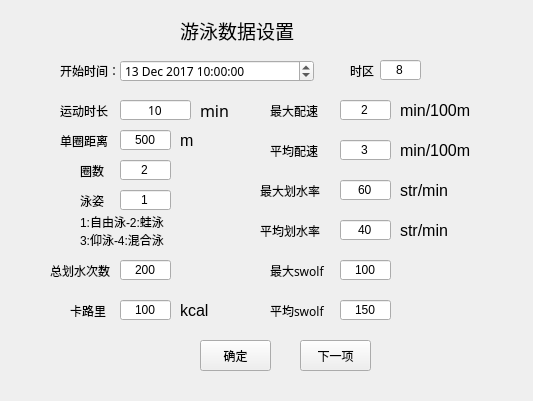
<?xml version="1.0" encoding="UTF-8"?>
<ui version="4.0">
 <class>Form</class>
 <widget class="QWidget" name="Form">
  <property name="geometry">
   <rect>
    <x>0</x>
    <y>0</y>
    <width>533</width>
    <height>401</height>
   </rect>
  </property>
  <property name="windowTitle">
   <string>Form</string>
  </property>
  <widget class="QLabel" name="label">
   <property name="geometry">
    <rect>
     <x>180</x>
     <y>10</y>
     <width>131</width>
     <height>41</height>
    </rect>
   </property>
   <property name="font">
    <font>
     <pointsize>14</pointsize>
    </font>
   </property>
   <property name="text">
    <string>游泳数据设置</string>
   </property>
  </widget>
  <widget class="QLabel" name="start_time_2">
   <property name="geometry">
    <rect>
     <x>60</x>
     <y>60</y>
     <width>61</width>
     <height>21</height>
    </rect>
   </property>
   <property name="font">
    <font>
     <family>宋体</family>
    </font>
   </property>
   <property name="text">
    <string>开始时间：</string>
   </property>
  </widget>
  <widget class="QDateTimeEdit" name="start_time">
   <property name="geometry">
    <rect>
     <x>120</x>
     <y>60</y>
     <width>194</width>
     <height>22</height>
    </rect>
   </property>
   <property name="font">
    <font>
     <family>宋体</family>
    </font>
   </property>
   <property name="date">
    <date>
     <year>2017</year>
     <month>12</month>
     <day>13</day>
    </date>
   </property>
   <property name="time">
    <time>
     <hour>10</hour>
     <minute>0</minute>
     <second>0</second>
    </time>
   </property>
   <property name="minimumDateTime">
    <datetime>
     <hour>10</hour>
     <minute>0</minute>
     <second>0</second>
     <year>2000</year>
     <month>1</month>
     <day>1</day>
    </datetime>
   </property>
   <property name="minimumDate">
    <date>
     <year>2000</year>
     <month>1</month>
     <day>1</day>
    </date>
   </property>
   <property name="minimumTime">
    <time>
     <hour>10</hour>
     <minute>0</minute>
     <second>0</second>
    </time>
   </property>
  </widget>
  <widget class="QLabel" name="sport_time_2">
   <property name="geometry">
    <rect>
     <x>200</x>
     <y>100</y>
     <width>41</width>
     <height>21</height>
    </rect>
   </property>
   <property name="font">
    <font>
     <family>宋体</family>
     <pointsize>12</pointsize>
    </font>
   </property>
   <property name="text">
    <string>min</string>
   </property>
  </widget>
  <widget class="QLineEdit" name="sport_time_set">
   <property name="geometry">
    <rect>
     <x>120</x>
     <y>100</y>
     <width>71</width>
     <height>20</height>
    </rect>
   </property>
   <property name="font">
    <font>
     <family>宋体</family>
    </font>
   </property>
   <property name="text">
    <string>10</string>
   </property>
   <property name="alignment">
    <set>Qt::AlignCenter</set>
   </property>
  </widget>
  <widget class="QLabel" name="sport_time">
   <property name="geometry">
    <rect>
     <x>60</x>
     <y>100</y>
     <width>61</width>
     <height>21</height>
    </rect>
   </property>
   <property name="font">
    <font>
     <family>宋体</family>
    </font>
   </property>
   <property name="text">
    <string>运动时长</string>
   </property>
  </widget>
  <widget class="QLabel" name="sport_time_3">
   <property name="geometry">
    <rect>
     <x>70</x>
     <y>300</y>
     <width>41</width>
     <height>21</height>
    </rect>
   </property>
   <property name="font">
    <font>
     <family>宋体</family>
    </font>
   </property>
   <property name="text">
    <string>卡路里</string>
   </property>
  </widget>
  <widget class="QLabel" name="sport_time_4">
   <property name="geometry">
    <rect>
     <x>270</x>
     <y>100</y>
     <width>51</width>
     <height>21</height>
    </rect>
   </property>
   <property name="font">
    <font>
     <family>宋体</family>
    </font>
   </property>
   <property name="text">
    <string>最大配速</string>
   </property>
  </widget>
  <widget class="QLabel" name="sport_time_5">
   <property name="geometry">
    <rect>
     <x>50</x>
     <y>260</y>
     <width>61</width>
     <height>21</height>
    </rect>
   </property>
   <property name="font">
    <font>
     <family>宋体</family>
    </font>
   </property>
   <property name="text">
    <string>总划水次数</string>
   </property>
  </widget>
  <widget class="QLabel" name="sport_time_6">
   <property name="geometry">
    <rect>
     <x>80</x>
     <y>190</y>
     <width>31</width>
     <height>21</height>
    </rect>
   </property>
   <property name="font">
    <font>
     <family>宋体</family>
    </font>
   </property>
   <property name="text">
    <string>泳姿</string>
   </property>
  </widget>
  <widget class="QLabel" name="sport_time_7">
   <property name="geometry">
    <rect>
     <x>60</x>
     <y>130</y>
     <width>61</width>
     <height>21</height>
    </rect>
   </property>
   <property name="font">
    <font>
     <family>宋体</family>
    </font>
   </property>
   <property name="text">
    <string>单圈距离</string>
   </property>
  </widget>
  <widget class="QLabel" name="sport_time_8">
   <property name="geometry">
    <rect>
     <x>80</x>
     <y>160</y>
     <width>31</width>
     <height>21</height>
    </rect>
   </property>
   <property name="font">
    <font>
     <family>宋体</family>
    </font>
   </property>
   <property name="text">
    <string>圈数</string>
   </property>
  </widget>
  <widget class="QLineEdit" name="dis_len">
   <property name="geometry">
    <rect>
     <x>120</x>
     <y>130</y>
     <width>51</width>
     <height>20</height>
    </rect>
   </property>
   <property name="text">
    <string>500</string>
   </property>
   <property name="alignment">
    <set>Qt::AlignCenter</set>
   </property>
  </widget>
  <widget class="QLineEdit" name="lap_count">
   <property name="geometry">
    <rect>
     <x>120</x>
     <y>160</y>
     <width>51</width>
     <height>20</height>
    </rect>
   </property>
   <property name="text">
    <string>2</string>
   </property>
   <property name="alignment">
    <set>Qt::AlignCenter</set>
   </property>
  </widget>
  <widget class="QLineEdit" name="stroke_count">
   <property name="geometry">
    <rect>
     <x>120</x>
     <y>260</y>
     <width>51</width>
     <height>20</height>
    </rect>
   </property>
   <property name="text">
    <string>200</string>
   </property>
   <property name="alignment">
    <set>Qt::AlignCenter</set>
   </property>
  </widget>
  <widget class="QLineEdit" name="swim_style">
   <property name="geometry">
    <rect>
     <x>120</x>
     <y>190</y>
     <width>51</width>
     <height>20</height>
    </rect>
   </property>
   <property name="text">
    <string>1</string>
   </property>
   <property name="alignment">
    <set>Qt::AlignCenter</set>
   </property>
  </widget>
  <widget class="QLineEdit" name="most_pace">
   <property name="geometry">
    <rect>
     <x>340</x>
     <y>100</y>
     <width>51</width>
     <height>20</height>
    </rect>
   </property>
   <property name="text">
    <string>2</string>
   </property>
   <property name="alignment">
    <set>Qt::AlignCenter</set>
   </property>
  </widget>
  <widget class="QLineEdit" name="kcal">
   <property name="geometry">
    <rect>
     <x>120</x>
     <y>300</y>
     <width>51</width>
     <height>20</height>
    </rect>
   </property>
   <property name="text">
    <string>100</string>
   </property>
   <property name="alignment">
    <set>Qt::AlignCenter</set>
   </property>
  </widget>
  <widget class="QLabel" name="start_time_3">
   <property name="geometry">
    <rect>
     <x>350</x>
     <y>60</y>
     <width>31</width>
     <height>21</height>
    </rect>
   </property>
   <property name="font">
    <font>
     <family>宋体</family>
    </font>
   </property>
   <property name="text">
    <string>时区</string>
   </property>
  </widget>
  <widget class="QLineEdit" name="time_zone">
   <property name="geometry">
    <rect>
     <x>380</x>
     <y>60</y>
     <width>41</width>
     <height>20</height>
    </rect>
   </property>
   <property name="text">
    <string>8</string>
   </property>
   <property name="alignment">
    <set>Qt::AlignCenter</set>
   </property>
  </widget>
  <widget class="QLabel" name="label_2">
   <property name="geometry">
    <rect>
     <x>180</x>
     <y>130</y>
     <width>21</width>
     <height>21</height>
    </rect>
   </property>
   <property name="font">
    <font>
     <pointsize>12</pointsize>
    </font>
   </property>
   <property name="text">
    <string>m</string>
   </property>
  </widget>
  <widget class="QLabel" name="label_3">
   <property name="geometry">
    <rect>
     <x>180</x>
     <y>300</y>
     <width>41</width>
     <height>21</height>
    </rect>
   </property>
   <property name="font">
    <font>
     <pointsize>12</pointsize>
    </font>
   </property>
   <property name="text">
    <string>kcal</string>
   </property>
  </widget>
  <widget class="QLabel" name="label_4">
   <property name="geometry">
    <rect>
     <x>400</x>
     <y>100</y>
     <width>81</width>
     <height>21</height>
    </rect>
   </property>
   <property name="font">
    <font>
     <pointsize>12</pointsize>
    </font>
   </property>
   <property name="text">
    <string>min/100m</string>
   </property>
  </widget>
  <widget class="QLabel" name="label_5">
   <property name="geometry">
    <rect>
     <x>80</x>
     <y>210</y>
     <width>121</width>
     <height>41</height>
    </rect>
   </property>
   <property name="text">
    <string>1:自由泳-2:蛙泳
3:仰泳-4:混合泳</string>
   </property>
  </widget>
  <widget class="QPushButton" name="commit">
   <property name="geometry">
    <rect>
     <x>200</x>
     <y>340</y>
     <width>71</width>
     <height>31</height>
    </rect>
   </property>
   <property name="text">
    <string>确定</string>
   </property>
  </widget>
  <widget class="QLabel" name="label_6">
   <property name="geometry">
    <rect>
     <x>400</x>
     <y>140</y>
     <width>81</width>
     <height>21</height>
    </rect>
   </property>
   <property name="font">
    <font>
     <pointsize>12</pointsize>
    </font>
   </property>
   <property name="text">
    <string>min/100m</string>
   </property>
  </widget>
  <widget class="QLabel" name="sport_time_9">
   <property name="geometry">
    <rect>
     <x>270</x>
     <y>140</y>
     <width>51</width>
     <height>21</height>
    </rect>
   </property>
   <property name="font">
    <font>
     <family>宋体</family>
    </font>
   </property>
   <property name="text">
    <string>平均配速</string>
   </property>
  </widget>
  <widget class="QLineEdit" name="avg_pace">
   <property name="geometry">
    <rect>
     <x>340</x>
     <y>140</y>
     <width>51</width>
     <height>20</height>
    </rect>
   </property>
   <property name="text">
    <string>3</string>
   </property>
   <property name="alignment">
    <set>Qt::AlignCenter</set>
   </property>
  </widget>
  <widget class="QLineEdit" name="avg_str_rate">
   <property name="geometry">
    <rect>
     <x>340</x>
     <y>220</y>
     <width>51</width>
     <height>20</height>
    </rect>
   </property>
   <property name="text">
    <string>40</string>
   </property>
   <property name="alignment">
    <set>Qt::AlignCenter</set>
   </property>
  </widget>
  <widget class="QLabel" name="sport_time_10">
   <property name="geometry">
    <rect>
     <x>260</x>
     <y>220</y>
     <width>61</width>
     <height>21</height>
    </rect>
   </property>
   <property name="font">
    <font>
     <family>宋体</family>
    </font>
   </property>
   <property name="text">
    <string>平均划水率</string>
   </property>
  </widget>
  <widget class="QLabel" name="label_7">
   <property name="geometry">
    <rect>
     <x>400</x>
     <y>180</y>
     <width>81</width>
     <height>21</height>
    </rect>
   </property>
   <property name="font">
    <font>
     <pointsize>12</pointsize>
    </font>
   </property>
   <property name="text">
    <string>str/min</string>
   </property>
  </widget>
  <widget class="QLabel" name="sport_time_11">
   <property name="geometry">
    <rect>
     <x>260</x>
     <y>180</y>
     <width>61</width>
     <height>21</height>
    </rect>
   </property>
   <property name="font">
    <font>
     <family>宋体</family>
    </font>
   </property>
   <property name="text">
    <string>最大划水率</string>
   </property>
  </widget>
  <widget class="QLineEdit" name="most_str_rate">
   <property name="geometry">
    <rect>
     <x>340</x>
     <y>180</y>
     <width>51</width>
     <height>20</height>
    </rect>
   </property>
   <property name="text">
    <string>60</string>
   </property>
   <property name="alignment">
    <set>Qt::AlignCenter</set>
   </property>
  </widget>
  <widget class="QLabel" name="label_8">
   <property name="geometry">
    <rect>
     <x>400</x>
     <y>220</y>
     <width>81</width>
     <height>21</height>
    </rect>
   </property>
   <property name="font">
    <font>
     <pointsize>12</pointsize>
    </font>
   </property>
   <property name="text">
    <string>str/min</string>
   </property>
  </widget>
  <widget class="QLineEdit" name="most_swolf">
   <property name="geometry">
    <rect>
     <x>340</x>
     <y>260</y>
     <width>51</width>
     <height>20</height>
    </rect>
   </property>
   <property name="text">
    <string>100</string>
   </property>
   <property name="alignment">
    <set>Qt::AlignCenter</set>
   </property>
  </widget>
  <widget class="QLabel" name="sport_time_12">
   <property name="geometry">
    <rect>
     <x>270</x>
     <y>300</y>
     <width>61</width>
     <height>21</height>
    </rect>
   </property>
   <property name="font">
    <font>
     <family>宋体</family>
    </font>
   </property>
   <property name="text">
    <string>平均swolf</string>
   </property>
  </widget>
  <widget class="QLabel" name="sport_time_13">
   <property name="geometry">
    <rect>
     <x>270</x>
     <y>260</y>
     <width>61</width>
     <height>21</height>
    </rect>
   </property>
   <property name="font">
    <font>
     <family>宋体</family>
    </font>
   </property>
   <property name="text">
    <string>最大swolf</string>
   </property>
  </widget>
  <widget class="QLineEdit" name="avg_swolf">
   <property name="geometry">
    <rect>
     <x>340</x>
     <y>300</y>
     <width>51</width>
     <height>20</height>
    </rect>
   </property>
   <property name="text">
    <string>150</string>
   </property>
   <property name="alignment">
    <set>Qt::AlignCenter</set>
   </property>
  </widget>
  <widget class="QPushButton" name="open_water_next">
   <property name="geometry">
    <rect>
     <x>300</x>
     <y>340</y>
     <width>71</width>
     <height>31</height>
    </rect>
   </property>
   <property name="text">
    <string>下一项</string>
   </property>
  </widget>
 </widget>
 <resources/>
 <connections/>
</ui>
